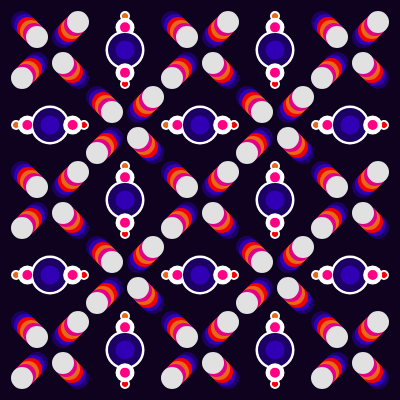
Frame 1 (no input)
Frame 60 (no input): identical to frame 1, image omitted
Frame 120 (the mouse pressed at the canvas centre since frame 60): identical to frame 1, image omitted

The p5.js sketch that drew this single still picture (run headless with seeded random() and noise() and a simulated clock; from frame 60 on, the mouse is pressed at the canvas centre):

// p5.js sketch
// ── sketch.js
function setup() {
  createCanvas(400, 400);
  angleMode(DEGREES); 
}

function draw() {
  background(15, 2, 30);
  
  push()
  translate (125,50)
  rotate (225)
  euge2()
  pop()
  
  push()
   translate (275,50)
  rotate (225)
  euge2()
  pop()
  
   push()
   translate (350,125)
  rotate (135)
  euge2()
  pop()
  
   push()
   translate (200,125)
  rotate (135)
  euge2()
  pop()
  
   push()
   translate (50,125)
  rotate (135)
  euge2()
  pop()
  
   push()
   translate (50,275)
  rotate (135)
  euge2()
  pop()
  
   push()
   translate (200,275)
  rotate (135)
  euge2()
  pop()
  
  push()
   translate (350,275)
  rotate (135)
  euge2()
  pop()
  
  push()
   translate (125,200)
  rotate (225)
  euge2()
  pop()
  
  push()
   translate (275,200)
  rotate (225)
  euge2()
  pop()
  
  push()
   translate (125,350)
  rotate (225)
  euge2()
  pop()
  
  push()
   translate (275,350)
  rotate (225)
  euge2()
  pop()
  
  
  
  
  push ()
  translate (50,50)
  euge1 ()
  pop () 
  
  push()
  translate (125,125)
  euge1 ()
  pop ()
  
  push()
  translate (275,125)
  euge1 ()
  pop()
  
  push ()
  translate (200,50)
  euge1 ()
  pop ()
  
  push()
  translate (125,275)
  euge1 ()
  pop ()
  
  push()
  translate (275,275)
  euge1 ()
  pop()
            
  push ()
  translate (350,50)
  euge1 ()
  pop ()
  
  
  
  
  push ()
  translate (50,200)
  euge1 ()
  pop ()
  
  push()
  translate (200,200)
  euge1()
  pop()
  
  push()
  translate(350,200)
  euge1()
  pop()
  
  push()
  translate (50,350)
  euge1()
  pop()
  
  push()
  translate(200,350)
  euge1()
  pop()
  
  push()
  translate (350,350)
  euge1()
  pop()
  
}

function euge2 (){
    scale (0.2)
    push ()
   translate (-200,-200)
  noStroke()
  fill (255)
  circle (200,200,195)
  fill(255)
  circle (320,320,50)
  fill (255)
  circle (80,80,50)
  fill (231,105,24)
  circle (320,320,30)
fill (245,0,0)
  circle (80,80,30)
  fill (255)
  circle (280,280,95)
  fill (255,0,133)
  circle (280,280,50)
  fill (28, 0, 100)
  circle (200,200, 170);
  fill (49,0,180)
  circle (200,200,95)
  fill (255)
  circle (120,120,95)
  fill (255,0,133)
  circle (120,120,50)
  pop()
}
  
    
  
  


 function euge1 () {
   push ()
    scale (0.2)
translate (-200,-200)
    noStroke();
  fill(28, 0, 100);
  circle(60, 60, 110);
  fill(49, 0, 180);
  circle(75, 75, 110);
  fill(245,0, 0);
  circle(90, 90, 110);
  fill(231, 105, 24);
  circle(105, 105, 110);
  fill(225,0, 133);
  circle(120, 120, 110);
  fill(225);
  circle(135, 135, 110);
  fill(28, 0, 100);
  circle(265, 135, 110)
  fill(49, 0, 180);
  circle(280, 120, 110);
  fill(245,0, 0);
  circle(295, 105, 110);
  fill(231, 105, 24);
  circle(310, 90, 110);
  fill(225,0, 133);
  circle(325, 75, 110);
  fill(225);
   circle(340, 60, 110);
  fill(28, 0, 100);
  circle(135, 265, 110);
  fill(49, 0, 180);
  circle(120, 280, 110);
  fill(245,0, 0);
  circle(105, 295, 110);
  fill(231, 105, 24);
  circle(90, 310, 110);
  fill(225,0, 133);
  circle(75, 325, 110);
  fill(225);
  circle(60, 340, 110);
  fill(28, 0, 100);
  circle(340, 340, 110);
  fill(49, 0, 180);
  circle(325, 325, 110);
  fill(245,0, 0);
  circle(310, 310, 110);
  fill(231, 105, 24);
  circle(295, 295, 110);
  fill(225,0, 133);
  circle(280, 280, 110);
  fill(225);
  circle(265, 265, 110);
  pop ()
}
